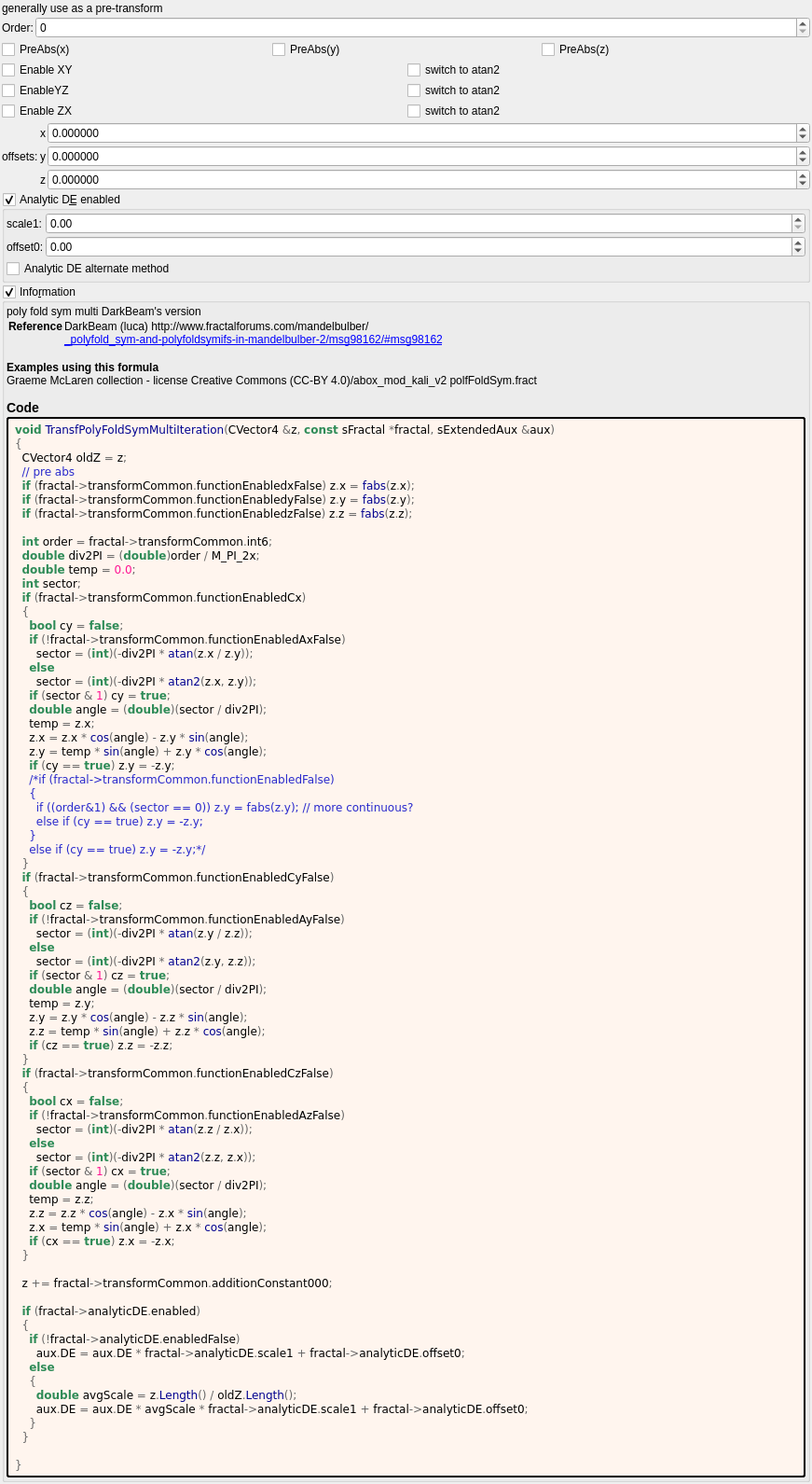
<?xml version="1.0" encoding="UTF-8"?>
<ui version="4.0">
 <class>transf_poly_fold_sym_multi</class>
 <widget class="QWidget" name="Form">
  <property name="geometry">
   <rect>
    <x>0</x>
    <y>0</y>
    <width>871</width>
    <height>1239</height>
   </rect>
  </property>
  <property name="windowTitle">
   <string notr="true">transf_poly_fold_sym_multi</string>
  </property>
  <layout class="QVBoxLayout" name="verticalLayout">
   <property name="spacing">
    <number>2</number>
   </property>
   <property name="leftMargin">
    <number>2</number>
   </property>
   <property name="topMargin">
    <number>2</number>
   </property>
   <property name="rightMargin">
    <number>2</number>
   </property>
   <property name="bottomMargin">
    <number>2</number>
   </property>
   <item>
    <layout class="QGridLayout" name="gridLayout" columnstretch="0,1">
     <property name="spacing">
      <number>2</number>
     </property>
     <item row="1" column="1">
      <widget class="MySpinBox" name="spinboxInt_transf_int_6">
       <property name="sizePolicy">
        <sizepolicy hsizetype="Minimum" vsizetype="Maximum">
         <horstretch>0</horstretch>
         <verstretch>0</verstretch>
        </sizepolicy>
       </property>
       <property name="maximum">
        <number>999</number>
       </property>
      </widget>
     </item>
     <item row="0" column="0" colspan="2">
      <widget class="QLabel" name="label_142">
       <property name="text">
        <string>generally use as a pre-transform</string>
       </property>
      </widget>
     </item>
     <item row="1" column="0">
      <widget class="QLabel" name="label_144">
       <property name="text">
        <string>Order:</string>
       </property>
      </widget>
     </item>
    </layout>
   </item>
   <item>
    <layout class="QGridLayout" name="gridLayout_2">
     <item row="0" column="2">
      <widget class="MyCheckBox" name="checkBox_transf_function_enabledz_false">
       <property name="text">
        <string>PreAbs(z)</string>
       </property>
      </widget>
     </item>
     <item row="0" column="1">
      <widget class="MyCheckBox" name="checkBox_transf_function_enabledy_false">
       <property name="text">
        <string>PreAbs(y)</string>
       </property>
      </widget>
     </item>
     <item row="0" column="0">
      <widget class="MyCheckBox" name="checkBox_transf_function_enabledx_false">
       <property name="text">
        <string>PreAbs(x)</string>
       </property>
      </widget>
     </item>
    </layout>
   </item>
   <item>
    <layout class="QGridLayout" name="gridLayout_45" columnstretch="0,0">
     <property name="spacing">
      <number>2</number>
     </property>
     <item row="0" column="0">
      <widget class="MyCheckBox" name="checkBox_transf_function_enabledCx">
       <property name="font">
        <font>
         <weight>50</weight>
         <bold>false</bold>
        </font>
       </property>
       <property name="text">
        <string>Enable XY</string>
       </property>
      </widget>
     </item>
     <item row="1" column="0">
      <widget class="MyCheckBox" name="checkBox_transf_function_enabledCy_false">
       <property name="font">
        <font>
         <weight>50</weight>
         <bold>false</bold>
        </font>
       </property>
       <property name="text">
        <string>EnableYZ</string>
       </property>
      </widget>
     </item>
     <item row="2" column="0">
      <widget class="MyCheckBox" name="checkBox_transf_function_enabledCz_false">
       <property name="font">
        <font>
         <weight>50</weight>
         <bold>false</bold>
        </font>
       </property>
       <property name="text">
        <string>Enable ZX</string>
       </property>
      </widget>
     </item>
     <item row="1" column="1">
      <widget class="MyCheckBox" name="checkBox_transf_function_enabledAy_false">
       <property name="font">
        <font>
         <weight>50</weight>
         <bold>false</bold>
        </font>
       </property>
       <property name="text">
        <string>switch to atan2</string>
       </property>
      </widget>
     </item>
     <item row="0" column="1">
      <widget class="MyCheckBox" name="checkBox_transf_function_enabledAx_false">
       <property name="font">
        <font>
         <weight>50</weight>
         <bold>false</bold>
        </font>
       </property>
       <property name="text">
        <string>switch to atan2</string>
       </property>
      </widget>
     </item>
     <item row="2" column="1">
      <widget class="MyCheckBox" name="checkBox_transf_function_enabledAz_false">
       <property name="font">
        <font>
         <weight>50</weight>
         <bold>false</bold>
        </font>
       </property>
       <property name="text">
        <string>switch to atan2</string>
       </property>
      </widget>
     </item>
    </layout>
   </item>
   <item>
    <layout class="QGridLayout" name="gridLayout_44" columnstretch="0,0,1">
     <property name="spacing">
      <number>2</number>
     </property>
     <item row="1" column="0">
      <widget class="QLabel" name="label_164">
       <property name="text">
        <string>offsets:</string>
       </property>
      </widget>
     </item>
     <item row="2" column="2">
      <widget class="MyDoubleSpinBox" name="spinbox3_transf_addition_constant_z">
       <property name="sizePolicy">
        <sizepolicy hsizetype="Minimum" vsizetype="Maximum">
         <horstretch>0</horstretch>
         <verstretch>0</verstretch>
        </sizepolicy>
       </property>
       <property name="prefix">
        <string/>
       </property>
       <property name="suffix">
        <string/>
       </property>
       <property name="decimals">
        <number>6</number>
       </property>
       <property name="minimum">
        <double>-99.989999999999995</double>
       </property>
       <property name="maximum">
        <double>99.989999999999995</double>
       </property>
       <property name="singleStep">
        <double>0.100000000000000</double>
       </property>
      </widget>
     </item>
     <item row="2" column="1">
      <widget class="QLabel" name="label_163">
       <property name="text">
        <string notr="true">z</string>
       </property>
      </widget>
     </item>
     <item row="0" column="2">
      <widget class="MyDoubleSpinBox" name="spinbox3_transf_addition_constant_x">
       <property name="sizePolicy">
        <sizepolicy hsizetype="Minimum" vsizetype="Maximum">
         <horstretch>0</horstretch>
         <verstretch>0</verstretch>
        </sizepolicy>
       </property>
       <property name="prefix">
        <string/>
       </property>
       <property name="suffix">
        <string/>
       </property>
       <property name="decimals">
        <number>6</number>
       </property>
       <property name="minimum">
        <double>-99.989999999999995</double>
       </property>
       <property name="maximum">
        <double>99.989999999999995</double>
       </property>
       <property name="singleStep">
        <double>0.100000000000000</double>
       </property>
      </widget>
     </item>
     <item row="0" column="1">
      <widget class="QLabel" name="label_160">
       <property name="text">
        <string notr="true">x</string>
       </property>
      </widget>
     </item>
     <item row="1" column="1">
      <widget class="QLabel" name="label_162">
       <property name="text">
        <string notr="true">y</string>
       </property>
      </widget>
     </item>
     <item row="1" column="2">
      <widget class="MyDoubleSpinBox" name="spinbox3_transf_addition_constant_y">
       <property name="sizePolicy">
        <sizepolicy hsizetype="Minimum" vsizetype="Maximum">
         <horstretch>0</horstretch>
         <verstretch>0</verstretch>
        </sizepolicy>
       </property>
       <property name="prefix">
        <string/>
       </property>
       <property name="suffix">
        <string/>
       </property>
       <property name="decimals">
        <number>6</number>
       </property>
       <property name="minimum">
        <double>-99.989999999999995</double>
       </property>
       <property name="maximum">
        <double>99.989999999999995</double>
       </property>
       <property name="singleStep">
        <double>0.100000000000000</double>
       </property>
      </widget>
     </item>
    </layout>
   </item>
   <item>
    <widget class="MyGroupBox" name="groupCheck_analyticDE_enabled">
     <property name="title">
      <string>Analytic D&amp;E enabled</string>
     </property>
     <property name="checkable">
      <bool>true</bool>
     </property>
     <layout class="QVBoxLayout" name="verticalLayout_12" stretch="0,0">
      <property name="spacing">
       <number>2</number>
      </property>
      <property name="leftMargin">
       <number>2</number>
      </property>
      <property name="topMargin">
       <number>2</number>
      </property>
      <property name="rightMargin">
       <number>2</number>
      </property>
      <property name="bottomMargin">
       <number>2</number>
      </property>
      <item>
       <layout class="QGridLayout" name="gridLayout_28" columnstretch="0,0,1">
        <property name="spacing">
         <number>2</number>
        </property>
        <item row="1" column="1">
         <widget class="QLabel" name="label_178">
          <property name="text">
           <string>offset0:</string>
          </property>
         </widget>
        </item>
        <item row="0" column="1">
         <widget class="QLabel" name="label_179">
          <property name="text">
           <string>scale1:</string>
          </property>
         </widget>
        </item>
        <item row="0" column="2">
         <widget class="MyDoubleSpinBox" name="spinbox_analyticDE_scale_1">
          <property name="sizePolicy">
           <sizepolicy hsizetype="Minimum" vsizetype="Maximum">
            <horstretch>0</horstretch>
            <verstretch>0</verstretch>
           </sizepolicy>
          </property>
          <property name="prefix">
           <string/>
          </property>
          <property name="suffix">
           <string/>
          </property>
          <property name="decimals">
           <number>2</number>
          </property>
          <property name="minimum">
           <double>0.000000000000000</double>
          </property>
          <property name="maximum">
           <double>99.989999999999995</double>
          </property>
          <property name="singleStep">
           <double>0.100000000000000</double>
          </property>
         </widget>
        </item>
        <item row="1" column="2">
         <widget class="MyDoubleSpinBox" name="spinbox_analyticDE_offset_0">
          <property name="sizePolicy">
           <sizepolicy hsizetype="Minimum" vsizetype="Maximum">
            <horstretch>0</horstretch>
            <verstretch>0</verstretch>
           </sizepolicy>
          </property>
          <property name="prefix">
           <string/>
          </property>
          <property name="suffix">
           <string/>
          </property>
          <property name="decimals">
           <number>2</number>
          </property>
          <property name="minimum">
           <double>-99.989999999999995</double>
          </property>
          <property name="maximum">
           <double>99.989999999999995</double>
          </property>
          <property name="singleStep">
           <double>0.100000000000000</double>
          </property>
         </widget>
        </item>
       </layout>
      </item>
      <item>
       <widget class="MyCheckBox" name="checkBox_analyticDE_enabled_false">
        <property name="toolTip">
         <string>&lt;html&gt;&lt;head/&gt;&lt;body&gt;&lt;p&gt;Can sometimes improve render quality when using analytic DE&lt;/p&gt;&lt;/body&gt;&lt;/html&gt;</string>
        </property>
        <property name="text">
         <string>Analytic DE alternate method</string>
        </property>
       </widget>
      </item>
     </layout>
    </widget>
   </item>
   <item>
    <widget class="MyGroupBox" name="groupCheck_info">
     <property name="title">
      <string>Info&amp;rmation</string>
     </property>
     <property name="flat">
      <bool>false</bool>
     </property>
     <property name="checkable">
      <bool>true</bool>
     </property>
     <layout class="QVBoxLayout" name="verticalLayout_2">
      <property name="spacing">
       <number>2</number>
      </property>
      <property name="leftMargin">
       <number>2</number>
      </property>
      <property name="topMargin">
       <number>2</number>
      </property>
      <property name="rightMargin">
       <number>2</number>
      </property>
      <property name="bottomMargin">
       <number>2</number>
      </property>
      <item>
       <widget class="QLabel" name="label_information_general">
        <property name="text">
         <string notr="true">&lt;p&gt;poly fold sym multi DarkBeam's version&lt;/p&gt;&lt;table&gt;
&lt;tr&gt;&lt;th&gt;Reference&lt;/th&gt;&lt;td&gt;&lt;a href=&quot;DarkBeam (luca) http://www.fractalforums.com/mandelbulber/&quot;&gt;DarkBeam (luca) http://www.fractalforums.com/mandelbulber/&lt;br&gt;
&lt;a href=&quot;_polyfold_sym-and-polyfoldsymifs-in-mandelbulber-2/msg98162/#msg98162&quot;&gt;_polyfold_sym-and-polyfoldsymifs-in-mandelbulber-2/msg98162/#msg98162&lt;br&gt;
&lt;/td&gt;&lt;/tr&gt;
&lt;/table&gt;
&lt;br&gt;&lt;b&gt;Examples using this formula&lt;/b&gt;&lt;br&gt;Graeme McLaren  collection - license Creative Commons  (CC-BY 4.0)/abox_mod_kali_v2 polfFoldSym.fract&lt;h3&gt;Code&lt;/h3&gt;</string>
        </property>
        <property name="wordWrap">
         <bool>true</bool>
        </property>
        <property name="openExternalLinks">
         <bool>true</bool>
        </property>
        <property name="textInteractionFlags">
         <set>Qt::LinksAccessibleByMouse|Qt::TextSelectableByMouse</set>
        </property>
       </widget>
      </item>
      <item>
       <widget class="QLabel" name="label_code_content">
        <property name="styleSheet">
         <string notr="true">border-style: outset; border-width: 2px; border-radius: 3px; border-color: black; background-color: #fff5ee; padding: 4px;</string>
        </property>
        <property name="text">
         <string notr="true">&lt;body style=&quot;background-color:#fff5ee&quot;&gt;
&lt;pre style=&quot;color:#000000; background-color:#fff5ee;  font-family:'Courier New',monospace;&quot;&gt;&lt;span style=&quot;color:#2e8b57; font-weight:bold&quot;&gt;void&lt;/span&gt; &lt;span style=&quot;color:#00008f&quot;&gt;TransfPolyFoldSymMultiIteration&lt;/span&gt;&lt;span style=&quot;color:#676767&quot;&gt;(&lt;/span&gt;CVector4 &lt;span style=&quot;color:#676767&quot;&gt;&amp;amp;&lt;/span&gt;z&lt;span style=&quot;color:#676767&quot;&gt;,&lt;/span&gt; &lt;span style=&quot;color:#2e8b57; font-weight:bold&quot;&gt;const&lt;/span&gt; sFractal &lt;span style=&quot;color:#676767&quot;&gt;*&lt;/span&gt;fractal&lt;span style=&quot;color:#676767&quot;&gt;,&lt;/span&gt; sExtendedAux &lt;span style=&quot;color:#676767&quot;&gt;&amp;amp;&lt;/span&gt;aux&lt;span style=&quot;color:#676767&quot;&gt;)&lt;/span&gt;
&lt;span style=&quot;color:#676767&quot;&gt;{&lt;/span&gt;
  CVector4 oldZ &lt;span style=&quot;color:#676767&quot;&gt;=&lt;/span&gt; z&lt;span style=&quot;color:#676767&quot;&gt;;&lt;/span&gt;
  &lt;span style=&quot;color:#2929cc&quot;&gt;// pre abs&lt;/span&gt;
  &lt;span style=&quot;color:#2e8b57; font-weight:bold&quot;&gt;if&lt;/span&gt; &lt;span style=&quot;color:#676767&quot;&gt;(&lt;/span&gt;fractal&lt;span style=&quot;color:#676767&quot;&gt;-&amp;gt;&lt;/span&gt;transformCommon&lt;span style=&quot;color:#676767&quot;&gt;.&lt;/span&gt;functionEnabledxFalse&lt;span style=&quot;color:#676767&quot;&gt;)&lt;/span&gt; z&lt;span style=&quot;color:#676767&quot;&gt;.&lt;/span&gt;x &lt;span style=&quot;color:#676767&quot;&gt;=&lt;/span&gt; &lt;span style=&quot;color:#00008f&quot;&gt;fabs&lt;/span&gt;&lt;span style=&quot;color:#676767&quot;&gt;(&lt;/span&gt;z&lt;span style=&quot;color:#676767&quot;&gt;.&lt;/span&gt;x&lt;span style=&quot;color:#676767&quot;&gt;);&lt;/span&gt;
  &lt;span style=&quot;color:#2e8b57; font-weight:bold&quot;&gt;if&lt;/span&gt; &lt;span style=&quot;color:#676767&quot;&gt;(&lt;/span&gt;fractal&lt;span style=&quot;color:#676767&quot;&gt;-&amp;gt;&lt;/span&gt;transformCommon&lt;span style=&quot;color:#676767&quot;&gt;.&lt;/span&gt;functionEnabledyFalse&lt;span style=&quot;color:#676767&quot;&gt;)&lt;/span&gt; z&lt;span style=&quot;color:#676767&quot;&gt;.&lt;/span&gt;y &lt;span style=&quot;color:#676767&quot;&gt;=&lt;/span&gt; &lt;span style=&quot;color:#00008f&quot;&gt;fabs&lt;/span&gt;&lt;span style=&quot;color:#676767&quot;&gt;(&lt;/span&gt;z&lt;span style=&quot;color:#676767&quot;&gt;.&lt;/span&gt;y&lt;span style=&quot;color:#676767&quot;&gt;);&lt;/span&gt;
  &lt;span style=&quot;color:#2e8b57; font-weight:bold&quot;&gt;if&lt;/span&gt; &lt;span style=&quot;color:#676767&quot;&gt;(&lt;/span&gt;fractal&lt;span style=&quot;color:#676767&quot;&gt;-&amp;gt;&lt;/span&gt;transformCommon&lt;span style=&quot;color:#676767&quot;&gt;.&lt;/span&gt;functionEnabledzFalse&lt;span style=&quot;color:#676767&quot;&gt;)&lt;/span&gt; z&lt;span style=&quot;color:#676767&quot;&gt;.&lt;/span&gt;z &lt;span style=&quot;color:#676767&quot;&gt;=&lt;/span&gt; &lt;span style=&quot;color:#00008f&quot;&gt;fabs&lt;/span&gt;&lt;span style=&quot;color:#676767&quot;&gt;(&lt;/span&gt;z&lt;span style=&quot;color:#676767&quot;&gt;.&lt;/span&gt;z&lt;span style=&quot;color:#676767&quot;&gt;);&lt;/span&gt;

  &lt;span style=&quot;color:#2e8b57; font-weight:bold&quot;&gt;int&lt;/span&gt; order &lt;span style=&quot;color:#676767&quot;&gt;=&lt;/span&gt; fractal&lt;span style=&quot;color:#676767&quot;&gt;-&amp;gt;&lt;/span&gt;transformCommon&lt;span style=&quot;color:#676767&quot;&gt;.&lt;/span&gt;int6&lt;span style=&quot;color:#676767&quot;&gt;;&lt;/span&gt;
  &lt;span style=&quot;color:#2e8b57; font-weight:bold&quot;&gt;double&lt;/span&gt; div2PI &lt;span style=&quot;color:#676767&quot;&gt;= (&lt;/span&gt;&lt;span style=&quot;color:#2e8b57; font-weight:bold&quot;&gt;double&lt;/span&gt;&lt;span style=&quot;color:#676767&quot;&gt;)&lt;/span&gt;order &lt;span style=&quot;color:#676767&quot;&gt;/&lt;/span&gt; M_PI_2x&lt;span style=&quot;color:#676767&quot;&gt;;&lt;/span&gt;
  &lt;span style=&quot;color:#2e8b57; font-weight:bold&quot;&gt;double&lt;/span&gt; temp &lt;span style=&quot;color:#676767&quot;&gt;=&lt;/span&gt; &lt;span style=&quot;color:#ff1493&quot;&gt;0.0&lt;/span&gt;&lt;span style=&quot;color:#676767&quot;&gt;;&lt;/span&gt;
  &lt;span style=&quot;color:#2e8b57; font-weight:bold&quot;&gt;int&lt;/span&gt; sector&lt;span style=&quot;color:#676767&quot;&gt;;&lt;/span&gt;
  &lt;span style=&quot;color:#2e8b57; font-weight:bold&quot;&gt;if&lt;/span&gt; &lt;span style=&quot;color:#676767&quot;&gt;(&lt;/span&gt;fractal&lt;span style=&quot;color:#676767&quot;&gt;-&amp;gt;&lt;/span&gt;transformCommon&lt;span style=&quot;color:#676767&quot;&gt;.&lt;/span&gt;functionEnabledCx&lt;span style=&quot;color:#676767&quot;&gt;)&lt;/span&gt;
  &lt;span style=&quot;color:#676767&quot;&gt;{&lt;/span&gt;
    &lt;span style=&quot;color:#2e8b57; font-weight:bold&quot;&gt;bool&lt;/span&gt; cy &lt;span style=&quot;color:#676767&quot;&gt;=&lt;/span&gt; &lt;span style=&quot;color:#2e8b57; font-weight:bold&quot;&gt;false&lt;/span&gt;&lt;span style=&quot;color:#676767&quot;&gt;;&lt;/span&gt;
    &lt;span style=&quot;color:#2e8b57; font-weight:bold&quot;&gt;if&lt;/span&gt; &lt;span style=&quot;color:#676767&quot;&gt;(!&lt;/span&gt;fractal&lt;span style=&quot;color:#676767&quot;&gt;-&amp;gt;&lt;/span&gt;transformCommon&lt;span style=&quot;color:#676767&quot;&gt;.&lt;/span&gt;functionEnabledAxFalse&lt;span style=&quot;color:#676767&quot;&gt;)&lt;/span&gt;
      sector &lt;span style=&quot;color:#676767&quot;&gt;= (&lt;/span&gt;&lt;span style=&quot;color:#2e8b57; font-weight:bold&quot;&gt;int&lt;/span&gt;&lt;span style=&quot;color:#676767&quot;&gt;)(-&lt;/span&gt;div2PI &lt;span style=&quot;color:#676767&quot;&gt;*&lt;/span&gt; &lt;span style=&quot;color:#00008f&quot;&gt;atan&lt;/span&gt;&lt;span style=&quot;color:#676767&quot;&gt;(&lt;/span&gt;z&lt;span style=&quot;color:#676767&quot;&gt;.&lt;/span&gt;x &lt;span style=&quot;color:#676767&quot;&gt;/&lt;/span&gt; z&lt;span style=&quot;color:#676767&quot;&gt;.&lt;/span&gt;y&lt;span style=&quot;color:#676767&quot;&gt;));&lt;/span&gt;
    &lt;span style=&quot;color:#2e8b57; font-weight:bold&quot;&gt;else&lt;/span&gt;
      sector &lt;span style=&quot;color:#676767&quot;&gt;= (&lt;/span&gt;&lt;span style=&quot;color:#2e8b57; font-weight:bold&quot;&gt;int&lt;/span&gt;&lt;span style=&quot;color:#676767&quot;&gt;)(-&lt;/span&gt;div2PI &lt;span style=&quot;color:#676767&quot;&gt;*&lt;/span&gt; &lt;span style=&quot;color:#00008f&quot;&gt;atan2&lt;/span&gt;&lt;span style=&quot;color:#676767&quot;&gt;(&lt;/span&gt;z&lt;span style=&quot;color:#676767&quot;&gt;.&lt;/span&gt;x&lt;span style=&quot;color:#676767&quot;&gt;,&lt;/span&gt; z&lt;span style=&quot;color:#676767&quot;&gt;.&lt;/span&gt;y&lt;span style=&quot;color:#676767&quot;&gt;));&lt;/span&gt;
    &lt;span style=&quot;color:#2e8b57; font-weight:bold&quot;&gt;if&lt;/span&gt; &lt;span style=&quot;color:#676767&quot;&gt;(&lt;/span&gt;sector &lt;span style=&quot;color:#676767&quot;&gt;&amp;amp;&lt;/span&gt; &lt;span style=&quot;color:#ff1493&quot;&gt;1&lt;/span&gt;&lt;span style=&quot;color:#676767&quot;&gt;)&lt;/span&gt; cy &lt;span style=&quot;color:#676767&quot;&gt;=&lt;/span&gt; &lt;span style=&quot;color:#2e8b57; font-weight:bold&quot;&gt;true&lt;/span&gt;&lt;span style=&quot;color:#676767&quot;&gt;;&lt;/span&gt;
    &lt;span style=&quot;color:#2e8b57; font-weight:bold&quot;&gt;double&lt;/span&gt; angle &lt;span style=&quot;color:#676767&quot;&gt;= (&lt;/span&gt;&lt;span style=&quot;color:#2e8b57; font-weight:bold&quot;&gt;double&lt;/span&gt;&lt;span style=&quot;color:#676767&quot;&gt;)(&lt;/span&gt;sector &lt;span style=&quot;color:#676767&quot;&gt;/&lt;/span&gt; div2PI&lt;span style=&quot;color:#676767&quot;&gt;);&lt;/span&gt;
    temp &lt;span style=&quot;color:#676767&quot;&gt;=&lt;/span&gt; z&lt;span style=&quot;color:#676767&quot;&gt;.&lt;/span&gt;x&lt;span style=&quot;color:#676767&quot;&gt;;&lt;/span&gt;
    z&lt;span style=&quot;color:#676767&quot;&gt;.&lt;/span&gt;x &lt;span style=&quot;color:#676767&quot;&gt;=&lt;/span&gt; z&lt;span style=&quot;color:#676767&quot;&gt;.&lt;/span&gt;x &lt;span style=&quot;color:#676767&quot;&gt;*&lt;/span&gt; &lt;span style=&quot;color:#00008f&quot;&gt;cos&lt;/span&gt;&lt;span style=&quot;color:#676767&quot;&gt;(&lt;/span&gt;angle&lt;span style=&quot;color:#676767&quot;&gt;) -&lt;/span&gt; z&lt;span style=&quot;color:#676767&quot;&gt;.&lt;/span&gt;y &lt;span style=&quot;color:#676767&quot;&gt;*&lt;/span&gt; &lt;span style=&quot;color:#00008f&quot;&gt;sin&lt;/span&gt;&lt;span style=&quot;color:#676767&quot;&gt;(&lt;/span&gt;angle&lt;span style=&quot;color:#676767&quot;&gt;);&lt;/span&gt;
    z&lt;span style=&quot;color:#676767&quot;&gt;.&lt;/span&gt;y &lt;span style=&quot;color:#676767&quot;&gt;=&lt;/span&gt; temp &lt;span style=&quot;color:#676767&quot;&gt;*&lt;/span&gt; &lt;span style=&quot;color:#00008f&quot;&gt;sin&lt;/span&gt;&lt;span style=&quot;color:#676767&quot;&gt;(&lt;/span&gt;angle&lt;span style=&quot;color:#676767&quot;&gt;) +&lt;/span&gt; z&lt;span style=&quot;color:#676767&quot;&gt;.&lt;/span&gt;y &lt;span style=&quot;color:#676767&quot;&gt;*&lt;/span&gt; &lt;span style=&quot;color:#00008f&quot;&gt;cos&lt;/span&gt;&lt;span style=&quot;color:#676767&quot;&gt;(&lt;/span&gt;angle&lt;span style=&quot;color:#676767&quot;&gt;);&lt;/span&gt;
    &lt;span style=&quot;color:#2e8b57; font-weight:bold&quot;&gt;if&lt;/span&gt; &lt;span style=&quot;color:#676767&quot;&gt;(&lt;/span&gt;cy &lt;span style=&quot;color:#676767&quot;&gt;==&lt;/span&gt; &lt;span style=&quot;color:#2e8b57; font-weight:bold&quot;&gt;true&lt;/span&gt;&lt;span style=&quot;color:#676767&quot;&gt;)&lt;/span&gt; z&lt;span style=&quot;color:#676767&quot;&gt;.&lt;/span&gt;y &lt;span style=&quot;color:#676767&quot;&gt;= -&lt;/span&gt;z&lt;span style=&quot;color:#676767&quot;&gt;.&lt;/span&gt;y&lt;span style=&quot;color:#676767&quot;&gt;;&lt;/span&gt;
    &lt;span style=&quot;color:#2929cc&quot;&gt;/*if (fractal-&amp;gt;transformCommon.functionEnabledFalse)&lt;/span&gt;
&lt;span style=&quot;color:#2929cc&quot;&gt;    {&lt;/span&gt;
&lt;span style=&quot;color:#2929cc&quot;&gt;      if ((order&amp;amp;1) &amp;amp;&amp;amp; (sector == 0)) z.y = fabs(z.y); // more continuous?&lt;/span&gt;
&lt;span style=&quot;color:#2929cc&quot;&gt;      else if (cy == true) z.y = -z.y;&lt;/span&gt;
&lt;span style=&quot;color:#2929cc&quot;&gt;    }&lt;/span&gt;
&lt;span style=&quot;color:#2929cc&quot;&gt;    else if (cy == true) z.y = -z.y;*/&lt;/span&gt;
  &lt;span style=&quot;color:#676767&quot;&gt;}&lt;/span&gt;
  &lt;span style=&quot;color:#2e8b57; font-weight:bold&quot;&gt;if&lt;/span&gt; &lt;span style=&quot;color:#676767&quot;&gt;(&lt;/span&gt;fractal&lt;span style=&quot;color:#676767&quot;&gt;-&amp;gt;&lt;/span&gt;transformCommon&lt;span style=&quot;color:#676767&quot;&gt;.&lt;/span&gt;functionEnabledCyFalse&lt;span style=&quot;color:#676767&quot;&gt;)&lt;/span&gt;
  &lt;span style=&quot;color:#676767&quot;&gt;{&lt;/span&gt;
    &lt;span style=&quot;color:#2e8b57; font-weight:bold&quot;&gt;bool&lt;/span&gt; cz &lt;span style=&quot;color:#676767&quot;&gt;=&lt;/span&gt; &lt;span style=&quot;color:#2e8b57; font-weight:bold&quot;&gt;false&lt;/span&gt;&lt;span style=&quot;color:#676767&quot;&gt;;&lt;/span&gt;
    &lt;span style=&quot;color:#2e8b57; font-weight:bold&quot;&gt;if&lt;/span&gt; &lt;span style=&quot;color:#676767&quot;&gt;(!&lt;/span&gt;fractal&lt;span style=&quot;color:#676767&quot;&gt;-&amp;gt;&lt;/span&gt;transformCommon&lt;span style=&quot;color:#676767&quot;&gt;.&lt;/span&gt;functionEnabledAyFalse&lt;span style=&quot;color:#676767&quot;&gt;)&lt;/span&gt;
      sector &lt;span style=&quot;color:#676767&quot;&gt;= (&lt;/span&gt;&lt;span style=&quot;color:#2e8b57; font-weight:bold&quot;&gt;int&lt;/span&gt;&lt;span style=&quot;color:#676767&quot;&gt;)(-&lt;/span&gt;div2PI &lt;span style=&quot;color:#676767&quot;&gt;*&lt;/span&gt; &lt;span style=&quot;color:#00008f&quot;&gt;atan&lt;/span&gt;&lt;span style=&quot;color:#676767&quot;&gt;(&lt;/span&gt;z&lt;span style=&quot;color:#676767&quot;&gt;.&lt;/span&gt;y &lt;span style=&quot;color:#676767&quot;&gt;/&lt;/span&gt; z&lt;span style=&quot;color:#676767&quot;&gt;.&lt;/span&gt;z&lt;span style=&quot;color:#676767&quot;&gt;));&lt;/span&gt;
    &lt;span style=&quot;color:#2e8b57; font-weight:bold&quot;&gt;else&lt;/span&gt;
      sector &lt;span style=&quot;color:#676767&quot;&gt;= (&lt;/span&gt;&lt;span style=&quot;color:#2e8b57; font-weight:bold&quot;&gt;int&lt;/span&gt;&lt;span style=&quot;color:#676767&quot;&gt;)(-&lt;/span&gt;div2PI &lt;span style=&quot;color:#676767&quot;&gt;*&lt;/span&gt; &lt;span style=&quot;color:#00008f&quot;&gt;atan2&lt;/span&gt;&lt;span style=&quot;color:#676767&quot;&gt;(&lt;/span&gt;z&lt;span style=&quot;color:#676767&quot;&gt;.&lt;/span&gt;y&lt;span style=&quot;color:#676767&quot;&gt;,&lt;/span&gt; z&lt;span style=&quot;color:#676767&quot;&gt;.&lt;/span&gt;z&lt;span style=&quot;color:#676767&quot;&gt;));&lt;/span&gt;
    &lt;span style=&quot;color:#2e8b57; font-weight:bold&quot;&gt;if&lt;/span&gt; &lt;span style=&quot;color:#676767&quot;&gt;(&lt;/span&gt;sector &lt;span style=&quot;color:#676767&quot;&gt;&amp;amp;&lt;/span&gt; &lt;span style=&quot;color:#ff1493&quot;&gt;1&lt;/span&gt;&lt;span style=&quot;color:#676767&quot;&gt;)&lt;/span&gt; cz &lt;span style=&quot;color:#676767&quot;&gt;=&lt;/span&gt; &lt;span style=&quot;color:#2e8b57; font-weight:bold&quot;&gt;true&lt;/span&gt;&lt;span style=&quot;color:#676767&quot;&gt;;&lt;/span&gt;
    &lt;span style=&quot;color:#2e8b57; font-weight:bold&quot;&gt;double&lt;/span&gt; angle &lt;span style=&quot;color:#676767&quot;&gt;= (&lt;/span&gt;&lt;span style=&quot;color:#2e8b57; font-weight:bold&quot;&gt;double&lt;/span&gt;&lt;span style=&quot;color:#676767&quot;&gt;)(&lt;/span&gt;sector &lt;span style=&quot;color:#676767&quot;&gt;/&lt;/span&gt; div2PI&lt;span style=&quot;color:#676767&quot;&gt;);&lt;/span&gt;
    temp &lt;span style=&quot;color:#676767&quot;&gt;=&lt;/span&gt; z&lt;span style=&quot;color:#676767&quot;&gt;.&lt;/span&gt;y&lt;span style=&quot;color:#676767&quot;&gt;;&lt;/span&gt;
    z&lt;span style=&quot;color:#676767&quot;&gt;.&lt;/span&gt;y &lt;span style=&quot;color:#676767&quot;&gt;=&lt;/span&gt; z&lt;span style=&quot;color:#676767&quot;&gt;.&lt;/span&gt;y &lt;span style=&quot;color:#676767&quot;&gt;*&lt;/span&gt; &lt;span style=&quot;color:#00008f&quot;&gt;cos&lt;/span&gt;&lt;span style=&quot;color:#676767&quot;&gt;(&lt;/span&gt;angle&lt;span style=&quot;color:#676767&quot;&gt;) -&lt;/span&gt; z&lt;span style=&quot;color:#676767&quot;&gt;.&lt;/span&gt;z &lt;span style=&quot;color:#676767&quot;&gt;*&lt;/span&gt; &lt;span style=&quot;color:#00008f&quot;&gt;sin&lt;/span&gt;&lt;span style=&quot;color:#676767&quot;&gt;(&lt;/span&gt;angle&lt;span style=&quot;color:#676767&quot;&gt;);&lt;/span&gt;
    z&lt;span style=&quot;color:#676767&quot;&gt;.&lt;/span&gt;z &lt;span style=&quot;color:#676767&quot;&gt;=&lt;/span&gt; temp &lt;span style=&quot;color:#676767&quot;&gt;*&lt;/span&gt; &lt;span style=&quot;color:#00008f&quot;&gt;sin&lt;/span&gt;&lt;span style=&quot;color:#676767&quot;&gt;(&lt;/span&gt;angle&lt;span style=&quot;color:#676767&quot;&gt;) +&lt;/span&gt; z&lt;span style=&quot;color:#676767&quot;&gt;.&lt;/span&gt;z &lt;span style=&quot;color:#676767&quot;&gt;*&lt;/span&gt; &lt;span style=&quot;color:#00008f&quot;&gt;cos&lt;/span&gt;&lt;span style=&quot;color:#676767&quot;&gt;(&lt;/span&gt;angle&lt;span style=&quot;color:#676767&quot;&gt;);&lt;/span&gt;
    &lt;span style=&quot;color:#2e8b57; font-weight:bold&quot;&gt;if&lt;/span&gt; &lt;span style=&quot;color:#676767&quot;&gt;(&lt;/span&gt;cz &lt;span style=&quot;color:#676767&quot;&gt;==&lt;/span&gt; &lt;span style=&quot;color:#2e8b57; font-weight:bold&quot;&gt;true&lt;/span&gt;&lt;span style=&quot;color:#676767&quot;&gt;)&lt;/span&gt; z&lt;span style=&quot;color:#676767&quot;&gt;.&lt;/span&gt;z &lt;span style=&quot;color:#676767&quot;&gt;= -&lt;/span&gt;z&lt;span style=&quot;color:#676767&quot;&gt;.&lt;/span&gt;z&lt;span style=&quot;color:#676767&quot;&gt;;&lt;/span&gt;
  &lt;span style=&quot;color:#676767&quot;&gt;}&lt;/span&gt;
  &lt;span style=&quot;color:#2e8b57; font-weight:bold&quot;&gt;if&lt;/span&gt; &lt;span style=&quot;color:#676767&quot;&gt;(&lt;/span&gt;fractal&lt;span style=&quot;color:#676767&quot;&gt;-&amp;gt;&lt;/span&gt;transformCommon&lt;span style=&quot;color:#676767&quot;&gt;.&lt;/span&gt;functionEnabledCzFalse&lt;span style=&quot;color:#676767&quot;&gt;)&lt;/span&gt;
  &lt;span style=&quot;color:#676767&quot;&gt;{&lt;/span&gt;
    &lt;span style=&quot;color:#2e8b57; font-weight:bold&quot;&gt;bool&lt;/span&gt; cx &lt;span style=&quot;color:#676767&quot;&gt;=&lt;/span&gt; &lt;span style=&quot;color:#2e8b57; font-weight:bold&quot;&gt;false&lt;/span&gt;&lt;span style=&quot;color:#676767&quot;&gt;;&lt;/span&gt;
    &lt;span style=&quot;color:#2e8b57; font-weight:bold&quot;&gt;if&lt;/span&gt; &lt;span style=&quot;color:#676767&quot;&gt;(!&lt;/span&gt;fractal&lt;span style=&quot;color:#676767&quot;&gt;-&amp;gt;&lt;/span&gt;transformCommon&lt;span style=&quot;color:#676767&quot;&gt;.&lt;/span&gt;functionEnabledAzFalse&lt;span style=&quot;color:#676767&quot;&gt;)&lt;/span&gt;
      sector &lt;span style=&quot;color:#676767&quot;&gt;= (&lt;/span&gt;&lt;span style=&quot;color:#2e8b57; font-weight:bold&quot;&gt;int&lt;/span&gt;&lt;span style=&quot;color:#676767&quot;&gt;)(-&lt;/span&gt;div2PI &lt;span style=&quot;color:#676767&quot;&gt;*&lt;/span&gt; &lt;span style=&quot;color:#00008f&quot;&gt;atan&lt;/span&gt;&lt;span style=&quot;color:#676767&quot;&gt;(&lt;/span&gt;z&lt;span style=&quot;color:#676767&quot;&gt;.&lt;/span&gt;z &lt;span style=&quot;color:#676767&quot;&gt;/&lt;/span&gt; z&lt;span style=&quot;color:#676767&quot;&gt;.&lt;/span&gt;x&lt;span style=&quot;color:#676767&quot;&gt;));&lt;/span&gt;
    &lt;span style=&quot;color:#2e8b57; font-weight:bold&quot;&gt;else&lt;/span&gt;
      sector &lt;span style=&quot;color:#676767&quot;&gt;= (&lt;/span&gt;&lt;span style=&quot;color:#2e8b57; font-weight:bold&quot;&gt;int&lt;/span&gt;&lt;span style=&quot;color:#676767&quot;&gt;)(-&lt;/span&gt;div2PI &lt;span style=&quot;color:#676767&quot;&gt;*&lt;/span&gt; &lt;span style=&quot;color:#00008f&quot;&gt;atan2&lt;/span&gt;&lt;span style=&quot;color:#676767&quot;&gt;(&lt;/span&gt;z&lt;span style=&quot;color:#676767&quot;&gt;.&lt;/span&gt;z&lt;span style=&quot;color:#676767&quot;&gt;,&lt;/span&gt; z&lt;span style=&quot;color:#676767&quot;&gt;.&lt;/span&gt;x&lt;span style=&quot;color:#676767&quot;&gt;));&lt;/span&gt;
    &lt;span style=&quot;color:#2e8b57; font-weight:bold&quot;&gt;if&lt;/span&gt; &lt;span style=&quot;color:#676767&quot;&gt;(&lt;/span&gt;sector &lt;span style=&quot;color:#676767&quot;&gt;&amp;amp;&lt;/span&gt; &lt;span style=&quot;color:#ff1493&quot;&gt;1&lt;/span&gt;&lt;span style=&quot;color:#676767&quot;&gt;)&lt;/span&gt; cx &lt;span style=&quot;color:#676767&quot;&gt;=&lt;/span&gt; &lt;span style=&quot;color:#2e8b57; font-weight:bold&quot;&gt;true&lt;/span&gt;&lt;span style=&quot;color:#676767&quot;&gt;;&lt;/span&gt;
    &lt;span style=&quot;color:#2e8b57; font-weight:bold&quot;&gt;double&lt;/span&gt; angle &lt;span style=&quot;color:#676767&quot;&gt;= (&lt;/span&gt;&lt;span style=&quot;color:#2e8b57; font-weight:bold&quot;&gt;double&lt;/span&gt;&lt;span style=&quot;color:#676767&quot;&gt;)(&lt;/span&gt;sector &lt;span style=&quot;color:#676767&quot;&gt;/&lt;/span&gt; div2PI&lt;span style=&quot;color:#676767&quot;&gt;);&lt;/span&gt;
    temp &lt;span style=&quot;color:#676767&quot;&gt;=&lt;/span&gt; z&lt;span style=&quot;color:#676767&quot;&gt;.&lt;/span&gt;z&lt;span style=&quot;color:#676767&quot;&gt;;&lt;/span&gt;
    z&lt;span style=&quot;color:#676767&quot;&gt;.&lt;/span&gt;z &lt;span style=&quot;color:#676767&quot;&gt;=&lt;/span&gt; z&lt;span style=&quot;color:#676767&quot;&gt;.&lt;/span&gt;z &lt;span style=&quot;color:#676767&quot;&gt;*&lt;/span&gt; &lt;span style=&quot;color:#00008f&quot;&gt;cos&lt;/span&gt;&lt;span style=&quot;color:#676767&quot;&gt;(&lt;/span&gt;angle&lt;span style=&quot;color:#676767&quot;&gt;) -&lt;/span&gt; z&lt;span style=&quot;color:#676767&quot;&gt;.&lt;/span&gt;x &lt;span style=&quot;color:#676767&quot;&gt;*&lt;/span&gt; &lt;span style=&quot;color:#00008f&quot;&gt;sin&lt;/span&gt;&lt;span style=&quot;color:#676767&quot;&gt;(&lt;/span&gt;angle&lt;span style=&quot;color:#676767&quot;&gt;);&lt;/span&gt;
    z&lt;span style=&quot;color:#676767&quot;&gt;.&lt;/span&gt;x &lt;span style=&quot;color:#676767&quot;&gt;=&lt;/span&gt; temp &lt;span style=&quot;color:#676767&quot;&gt;*&lt;/span&gt; &lt;span style=&quot;color:#00008f&quot;&gt;sin&lt;/span&gt;&lt;span style=&quot;color:#676767&quot;&gt;(&lt;/span&gt;angle&lt;span style=&quot;color:#676767&quot;&gt;) +&lt;/span&gt; z&lt;span style=&quot;color:#676767&quot;&gt;.&lt;/span&gt;x &lt;span style=&quot;color:#676767&quot;&gt;*&lt;/span&gt; &lt;span style=&quot;color:#00008f&quot;&gt;cos&lt;/span&gt;&lt;span style=&quot;color:#676767&quot;&gt;(&lt;/span&gt;angle&lt;span style=&quot;color:#676767&quot;&gt;);&lt;/span&gt;
    &lt;span style=&quot;color:#2e8b57; font-weight:bold&quot;&gt;if&lt;/span&gt; &lt;span style=&quot;color:#676767&quot;&gt;(&lt;/span&gt;cx &lt;span style=&quot;color:#676767&quot;&gt;==&lt;/span&gt; &lt;span style=&quot;color:#2e8b57; font-weight:bold&quot;&gt;true&lt;/span&gt;&lt;span style=&quot;color:#676767&quot;&gt;)&lt;/span&gt; z&lt;span style=&quot;color:#676767&quot;&gt;.&lt;/span&gt;x &lt;span style=&quot;color:#676767&quot;&gt;= -&lt;/span&gt;z&lt;span style=&quot;color:#676767&quot;&gt;.&lt;/span&gt;x&lt;span style=&quot;color:#676767&quot;&gt;;&lt;/span&gt;
  &lt;span style=&quot;color:#676767&quot;&gt;}&lt;/span&gt;

  z &lt;span style=&quot;color:#676767&quot;&gt;+=&lt;/span&gt; fractal&lt;span style=&quot;color:#676767&quot;&gt;-&amp;gt;&lt;/span&gt;transformCommon&lt;span style=&quot;color:#676767&quot;&gt;.&lt;/span&gt;additionConstant000&lt;span style=&quot;color:#676767&quot;&gt;;&lt;/span&gt;

  &lt;span style=&quot;color:#2e8b57; font-weight:bold&quot;&gt;if&lt;/span&gt; &lt;span style=&quot;color:#676767&quot;&gt;(&lt;/span&gt;fractal&lt;span style=&quot;color:#676767&quot;&gt;-&amp;gt;&lt;/span&gt;analyticDE&lt;span style=&quot;color:#676767&quot;&gt;.&lt;/span&gt;enabled&lt;span style=&quot;color:#676767&quot;&gt;)&lt;/span&gt;
  &lt;span style=&quot;color:#676767&quot;&gt;{&lt;/span&gt;
    &lt;span style=&quot;color:#2e8b57; font-weight:bold&quot;&gt;if&lt;/span&gt; &lt;span style=&quot;color:#676767&quot;&gt;(!&lt;/span&gt;fractal&lt;span style=&quot;color:#676767&quot;&gt;-&amp;gt;&lt;/span&gt;analyticDE&lt;span style=&quot;color:#676767&quot;&gt;.&lt;/span&gt;enabledFalse&lt;span style=&quot;color:#676767&quot;&gt;)&lt;/span&gt;
      aux&lt;span style=&quot;color:#676767&quot;&gt;.&lt;/span&gt;DE &lt;span style=&quot;color:#676767&quot;&gt;=&lt;/span&gt; aux&lt;span style=&quot;color:#676767&quot;&gt;.&lt;/span&gt;DE &lt;span style=&quot;color:#676767&quot;&gt;*&lt;/span&gt; fractal&lt;span style=&quot;color:#676767&quot;&gt;-&amp;gt;&lt;/span&gt;analyticDE&lt;span style=&quot;color:#676767&quot;&gt;.&lt;/span&gt;scale1 &lt;span style=&quot;color:#676767&quot;&gt;+&lt;/span&gt; fractal&lt;span style=&quot;color:#676767&quot;&gt;-&amp;gt;&lt;/span&gt;analyticDE&lt;span style=&quot;color:#676767&quot;&gt;.&lt;/span&gt;offset0&lt;span style=&quot;color:#676767&quot;&gt;;&lt;/span&gt;
    &lt;span style=&quot;color:#2e8b57; font-weight:bold&quot;&gt;else&lt;/span&gt;
    &lt;span style=&quot;color:#676767&quot;&gt;{&lt;/span&gt;
      &lt;span style=&quot;color:#2e8b57; font-weight:bold&quot;&gt;double&lt;/span&gt; avgScale &lt;span style=&quot;color:#676767&quot;&gt;=&lt;/span&gt; z&lt;span style=&quot;color:#676767&quot;&gt;.&lt;/span&gt;&lt;span style=&quot;color:#00008f&quot;&gt;Length&lt;/span&gt;&lt;span style=&quot;color:#676767&quot;&gt;() /&lt;/span&gt; oldZ&lt;span style=&quot;color:#676767&quot;&gt;.&lt;/span&gt;&lt;span style=&quot;color:#00008f&quot;&gt;Length&lt;/span&gt;&lt;span style=&quot;color:#676767&quot;&gt;();&lt;/span&gt;
      aux&lt;span style=&quot;color:#676767&quot;&gt;.&lt;/span&gt;DE &lt;span style=&quot;color:#676767&quot;&gt;=&lt;/span&gt; aux&lt;span style=&quot;color:#676767&quot;&gt;.&lt;/span&gt;DE &lt;span style=&quot;color:#676767&quot;&gt;*&lt;/span&gt; avgScale &lt;span style=&quot;color:#676767&quot;&gt;*&lt;/span&gt; fractal&lt;span style=&quot;color:#676767&quot;&gt;-&amp;gt;&lt;/span&gt;analyticDE&lt;span style=&quot;color:#676767&quot;&gt;.&lt;/span&gt;scale1 &lt;span style=&quot;color:#676767&quot;&gt;+&lt;/span&gt; fractal&lt;span style=&quot;color:#676767&quot;&gt;-&amp;gt;&lt;/span&gt;analyticDE&lt;span style=&quot;color:#676767&quot;&gt;.&lt;/span&gt;offset0&lt;span style=&quot;color:#676767&quot;&gt;;&lt;/span&gt;
    &lt;span style=&quot;color:#676767&quot;&gt;}&lt;/span&gt;
  &lt;span style=&quot;color:#676767&quot;&gt;}&lt;/span&gt;

&lt;span style=&quot;color:#676767&quot;&gt;}&lt;/span&gt;
&lt;/pre&gt;
&lt;/body&gt;</string>
        </property>
        <property name="wordWrap">
         <bool>true</bool>
        </property>
        <property name="openExternalLinks">
         <bool>true</bool>
        </property>
        <property name="textInteractionFlags">
         <set>Qt::LinksAccessibleByMouse|Qt::TextSelectableByMouse</set>
        </property>
       </widget>
      </item>
     </layout>
    </widget>
   </item>
   <item>
    <spacer name="verticalSpacer">
     <property name="orientation">
      <enum>Qt::Vertical</enum>
     </property>
     <property name="sizeHint" stdset="0">
      <size>
       <width>20</width>
       <height>40</height>
      </size>
     </property>
    </spacer>
   </item>
  </layout>
 </widget>
 <customwidgets>
  <customwidget>
   <class>MyGroupBox</class>
   <extends>QGroupBox</extends>
   <header>my_group_box.h</header>
   <container>1</container>
  </customwidget>
  <customwidget>
   <class>MyCheckBox</class>
   <extends>QCheckBox</extends>
   <header>my_check_box.h</header>
  </customwidget>
  <customwidget>
   <class>MyDoubleSpinBox</class>
   <extends>QDoubleSpinBox</extends>
   <header>my_double_spin_box.h</header>
  </customwidget>
  <customwidget>
   <class>MySpinBox</class>
   <extends>QSpinBox</extends>
   <header>my_spin_box.h</header>
  </customwidget>
 </customwidgets>
 <tabstops>
  <tabstop>groupCheck_info</tabstop>
 </tabstops>
 <resources/>
 <connections/>
</ui>
